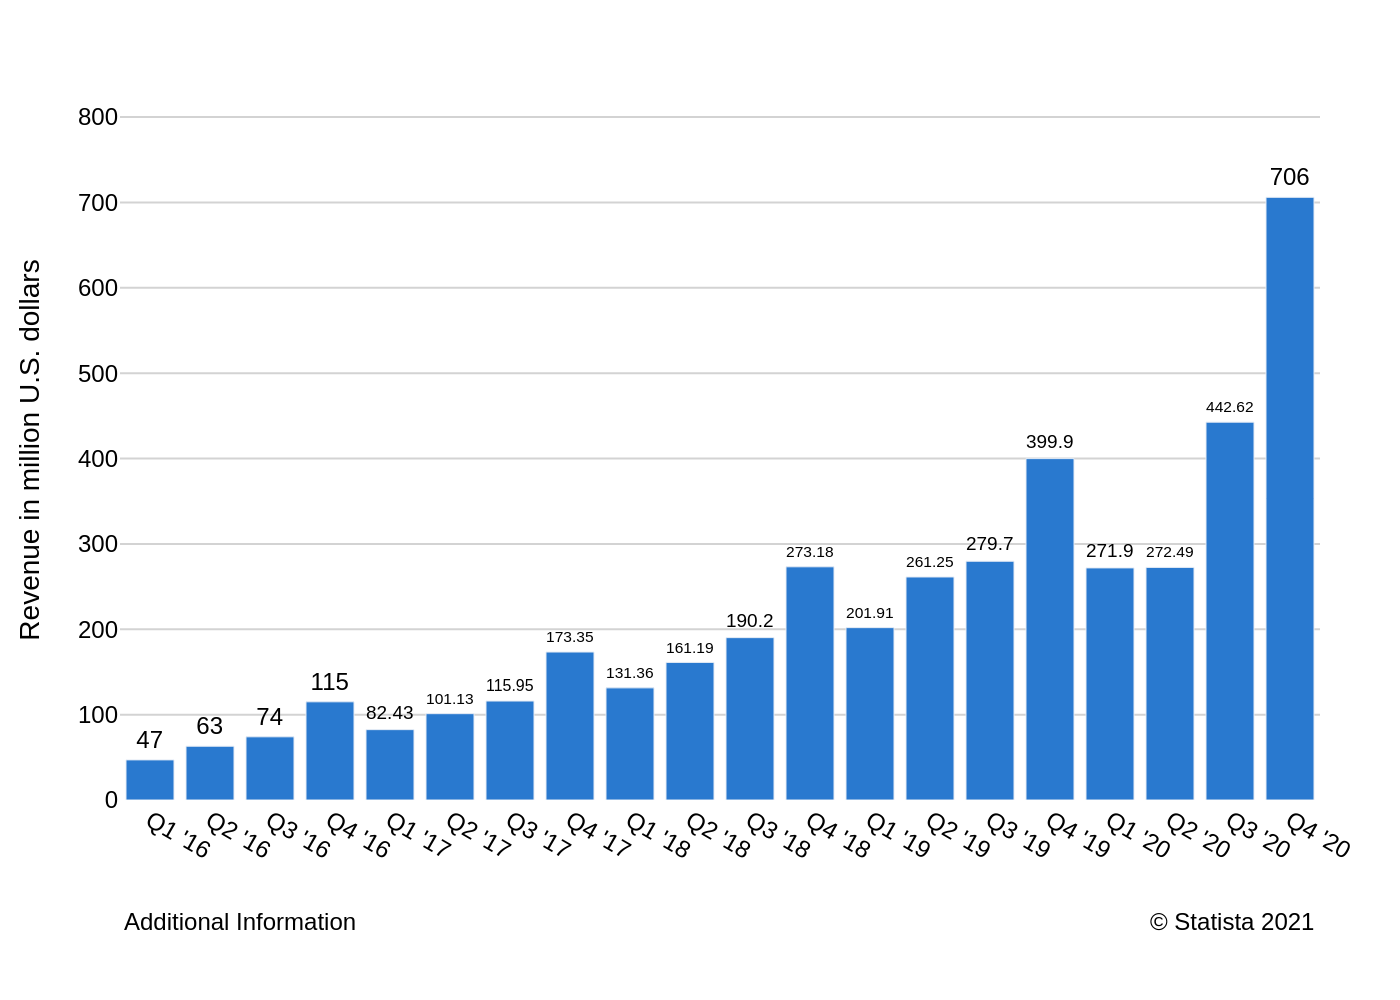

Reproduce this figure in Python.
import sys
import json
import os
import plotly.graph_objects as go

# Check for command-line argument
if len(sys.argv) != 2:
    print("Usage: python create_chart.py <path_to_json_file>")
    sys.exit(1)

json_path = sys.argv[1]

# Check if the JSON file exists
if not os.path.exists(json_path):
    print(f"Error: File not found at {json_path}")
    sys.exit(1)

# Read data from the JSON file
with open(json_path, 'r', encoding='utf-8') as f:
    chart_config = json.load(f)

# Extract data for plotting
chart_data = chart_config.get('chart_data', [])
texts = chart_config.get('texts', {})
colors = chart_config.get('colors', [])

categories = [item['category'] for item in chart_data]
values = [item['value'] for item in chart_data]

# Create the figure
fig = go.Figure()

# Add the bar trace
fig.add_trace(go.Bar(
    x=categories,
    y=values,
    text=values,
    textposition='outside',
    marker_color=colors[0] if colors else None,
    textfont=dict(
        family="Arial",
        size=12,
        color="black"
    ),
    cliponaxis=False
))

# Update layout
fig.update_layout(
    title_text=texts.get('title'),
    yaxis_title=texts.get('y_axis_title'),
    xaxis_title=texts.get('x_axis_title'),
    font=dict(
        family="Arial",
        size=12,
        color="black"
    ),
    plot_bgcolor='white',
    paper_bgcolor='white',
    showlegend=False,
    margin=dict(l=60, r=40, t=50, b=100),
    yaxis=dict(
        range=[0, 820],
        showgrid=True,
        gridcolor='lightgrey',
        zeroline=False
    ),
    xaxis=dict(
        showgrid=False
    )
)

# Add annotations for source and note
annotations = []
if texts.get('note'):
    annotations.append(dict(
        xref='paper', yref='paper',
        x=0, y=-0.15,
        xanchor='left', yanchor='top',
        text=texts['note'],
        showarrow=False,
        font=dict(family="Arial", size=12)
    ))
if texts.get('source'):
    annotations.append(dict(
        xref='paper', yref='paper',
        x=1, y=-0.15,
        xanchor='right', yanchor='top',
        text=texts['source'],
        showarrow=False,
        font=dict(family="Arial", size=12)
    ))

fig.update_layout(annotations=annotations)


# Determine output filename from the input JSON path
base_name = os.path.splitext(os.path.basename(json_path))[0]
output_filename = f"{base_name}.png"

# Save the figure to a PNG file
fig.write_image(output_filename, scale=2)

print(f"Chart saved as {output_filename}")
